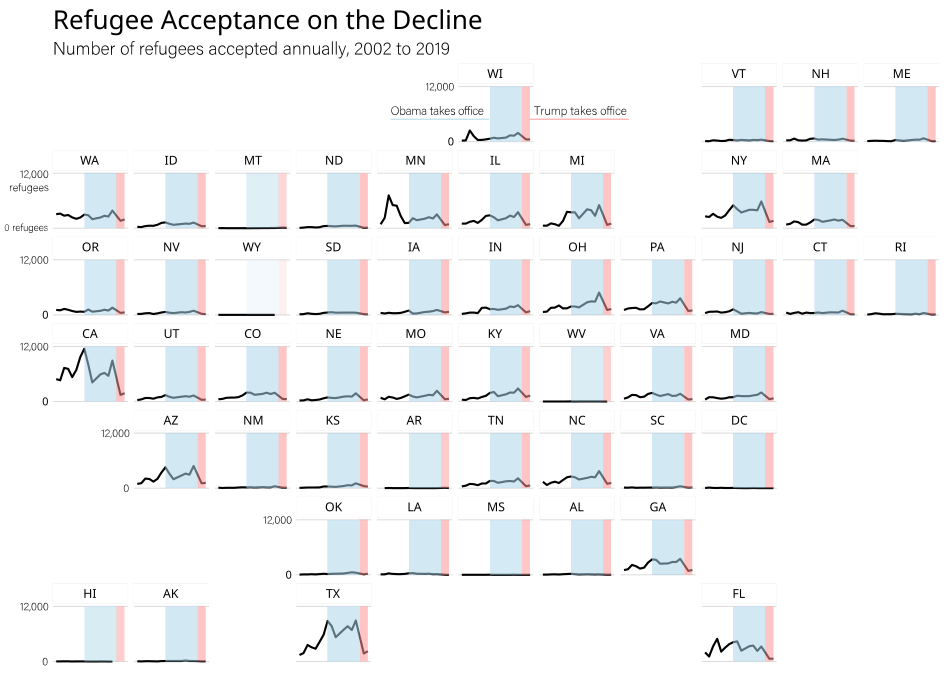

Write the R code that produced this figure.
library(geofacet)
library(tidyverse)
library(cr)

set_cr_theme()

data <- readr::read_csv("./data/final/final_data.csv")

data <- data %>% 
  mutate(state = openintro::state2abbr(nat_definition4)) %>% 
  mutate(region_name_3 = as.numeric(region_name_3))

options(scipen = 999)

data %>% 
  group_by(region_name_3) %>% 
  summarise(textbox37 = sum(textbox37)) %>% 
  ggplot(aes(x = region_name_3, y = textbox37)) +
  geom_line() +
  labs(title = "Refugee Acceptance on the Decline",
       subtitle = "Number of refugees accepted annually, 2002 - 2019",
       x = element_blank(),
       y = element_blank()) +
  scale_y_continuous(labels = scales::comma_format()) +
  scale_x_continuous(breaks = c(2002, 2019))

data %>% 
  group_by(region_name_3, state) %>% 
  summarise(textbox37 = sum(textbox37)) %>% 
  ggplot(aes(x = region_name_3, y = textbox37)) +
  geom_line(color = "black") +
  geom_rect(mapping=aes(xmin=2009, xmax=2017, ymin=0, ymax=12000), fill = "#ADD8E6", alpha = .05) +
  geom_rect(mapping=aes(xmin=2017, xmax=2019, ymin=0, ymax=12000), fill = "#FF9999", alpha = .05) +
  scale_x_continuous(breaks = c(2002,2019)) +
  scale_y_continuous(breaks = c(0,12000)) +
  facet_geo(~ state, grid = "us_state_grid1") +
  labs(title = "Refugee Acceptance on the Decline",
       subtitle = "Number of refugees accepted annually, 2002 - 2019",
       x = element_blank(),
       y = element_blank()) +
  theme(
    axis.text.x = element_blank(),
    axis.ticks.x = element_blank(),
    axis.line.x = element_blank(),
    axis.line.y = element_blank(),
    plot.title = element_text(size = 24),
    plot.subtitle = element_text(size = 18),
    strip.background = element_rect(color = "white")
  )

data %>% 
  group_by(region_name_3, state) %>% 
  summarise(textbox37 = sum(textbox37)) %>% 
  ggplot(aes(x = region_name_3, y = textbox37)) +
  geom_line(color = "black") +
  geom_rect(mapping=aes(xmin=2009, xmax=2017, ymin=0, ymax=12000), fill = "#ADD8E6", alpha = .05) +
  geom_rect(mapping=aes(xmin=2017, xmax=2019, ymin=0, ymax=12000), fill = "#FF9999", alpha = .05) +
  scale_x_continuous(breaks = c(2002,2019)) +
  scale_y_continuous(breaks = c(0,12000)) +
  facet_geo(~ state, grid = "us_state_grid1") +
  labs(title = "Refugee Acceptance on the Decline",
       subtitle = "Number of refugees accepted annually, 2002 - 2019",
       x = element_blank(),
       y = element_blank()) +
  theme(
    axis.text.x = element_blank(),
    axis.ticks.x = element_blank(),
    axis.line.x = element_blank(),
    axis.line.y = element_blank(),
    plot.title = element_text(size = 24),
    plot.subtitle = element_text(size = 18),
    strip.background = element_rect(color = "white")
  )

ggsave("plot.svg", plot = last_plot(), device = "svg")

## FREE SCALES
# data %>% 
#   group_by(region_name_3, state) %>% 
#   summarise(textbox37 = sum(textbox37)) %>% 
#   ggplot(aes(x = region_name_3, y = textbox37)) +
#   geom_line() +
#   # geom_rect(mapping=aes(xmin=2017, xmax=2019, ymin=0, ymax=max(textbox37)), fill = "#FF9999", alpha = .05) +
#   scale_x_continuous(breaks = c(2002,2019)) +
#   # scale_y_continuous(breaks = c(0,12000)) +
#   facet_geo(~ state, grid = "us_state_grid1", scales = "free_y") +
#   labs(title = "Refugee Acceptance on the Decline",
#        subtitle = "Number of refugees accepted annually, 2002 - 2019",
#        x = element_blank(),
#        y = element_blank()) +
#   geom_text(x = 2019, y = 1000, label = "textbox37")
#   theme(
#     axis.text.x = element_blank(),
#     axis.ticks.x = element_blank(),
#     axis.line.x = element_blank(),
#     axis.line.y = element_blank(),
#     axis.text.y = element_blank(),
#     axis.ticks.y = element_blank(),
#   )
